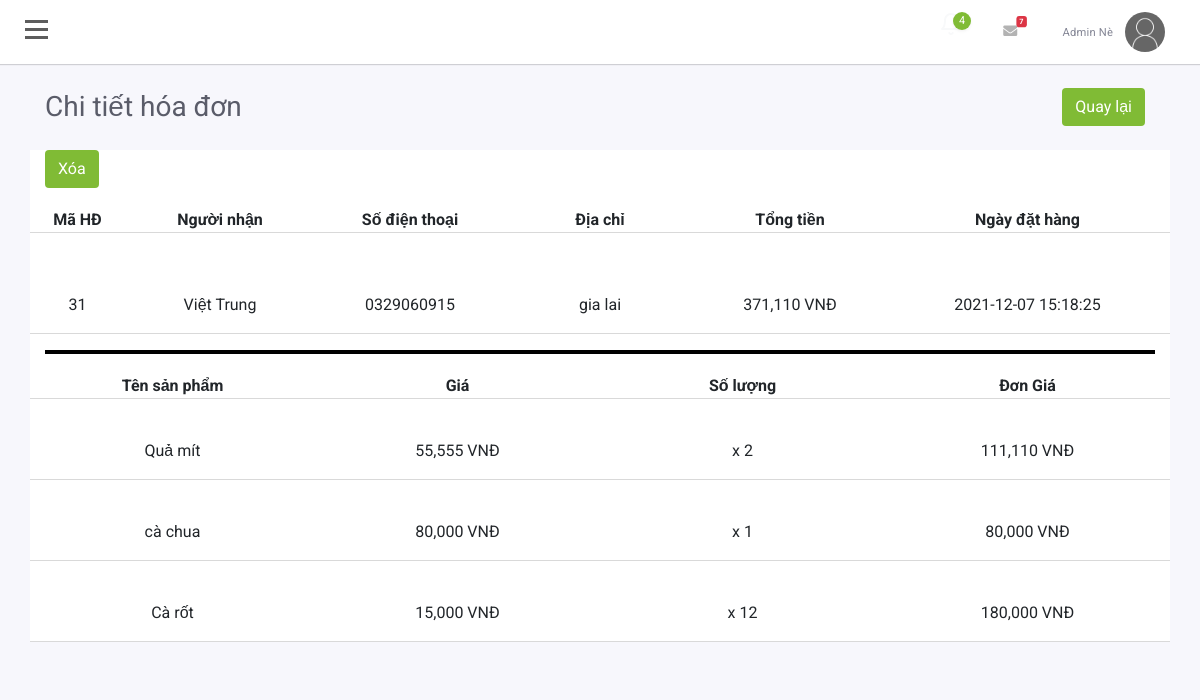
Page /Admin/index.php?mod=invoice&xuly=detail&id=31 (signed in) on the committed database.
### tables this page shows
CREATE TABLE `hoadon` (
  `MaHD` int(11) NOT NULL,
  `MaND` int(11) NOT NULL,
  `NguoiNhan` varchar(50) NOT NULL,
  `Email` varchar(50) NOT NULL,
  `SDT` varchar(20) NOT NULL,
  `DiaChi` varchar(100) NOT NULL,
  `TongTien` double NOT NULL,
  `TrangThai` int(11) NOT NULL,
  `NgayLap` datetime NOT NULL
);

CREATE TABLE `chitiethoadon` (
  `MaHD` int(11) NOT NULL,
  `MaSP` int(11) NOT NULL,
  `TenSP` varchar(50) NOT NULL,
  `Gia` double NOT NULL,
  `SoLuong` int(11) NOT NULL,
  `DonGia` double NOT NULL
);

### Admin/MVC/Controllers/InvoiceControl.php (called while the page is built, shortened)
<?php
require_once("MVC/Models/invoice.php");
class InvoiceControl
{
    var $invoice_model;
    public function __construct()
    {
        $this->invoice_model = new Invoice();
    }
    function detail()
    {
        $data_ct= $this->invoice_model->chitiethoadon($_GET['id']);
        $data_hd = $this->invoice_model->hoadon($_GET['id']);
        require_once("MVC/Views/index.php");
    }
}
?>

### Admin/MVC/Models/Connection.php (called while the page is built, shortened)
<?php
    class Connection{
        function __construct()
        {
            $severname ="localhost";
            $username ="root";
            $password ="";
            $db_name ="shopraucu";
            $this->conn = new mysqli($severname,$username,$password,$db_name);
        }
    }
?>

### Admin/MVC/Models/model.php (called while the page is built, shortened)
<?php
require_once("Connection.php");
class Model
{
    function __construct()
    {
        $conn_obj = new Connection();
        $this->conn = $conn_obj->conn;
    }
}

### Admin/MVC/Models/invoice.php (called while the page is built, shortened)
<?php
require_once("model.php");
class Invoice extends Model
{
    function chitiethoadon($id){
        $query = "SELECT * from chitiethoadon where MaHD = $id ";
        require("result.php");
        return $data;
    }
    function hoadon($id){
        $query =  "SELECT * from hoadon WHERE MaHD = $id";
        $result = $this->conn->query($query);
        $data = mysqli_fetch_array($result);
        return $data;
    }
}

### Admin/MVC/Models/result.php (called while the page is built)
<?php
$result = $this->conn->query($query);
$data = array();
while ($row = $result->fetch_assoc()) {
    $data[] = $row;
}
?>

### Admin/MVC/Views/invoice/detail.php (the view, shortened to what this page needs)
<div class="container">
                            <div class="row">
                                <div class="col-md-12 mt-lg-4 mt-4">
                                    <div class="d-sm-flex align-items-center justify-content-between mb-4">
                                        <h1 class="h3 mb-0 text-gray-800">Chi tiết hóa đơn</h1>
                                        <a class="btn" href="?mod=invoice" style="float: right;color:#fff;" >Quay lại</a>
                                    </div>
                                </div>
                            </div>
                        </div>
                        <div class="container"  style="background-color: #fff;">
                            <div class="row">
                                <div class="col-md-12">
                                   <a href="?mod=invoice&xuly=delete&id=<?= $data_hd['MaHD'] ?>" title="" class="btn" onclick="return confirm('Bạn có chắc chắn không?');" >Xóa</a>
                                </div>
                            </div>
                            <div class="row row1">
                                <div class="col-md-1">
                                    <b>Mã HĐ</b>
                                </div>
                                <div class="col-md-2">
                                    <b>Người nhận</b>
                                </div>
                                <div class="col-md-2">
                                    <b>Số điện thoại</b>
                                </div>
                                <div class="col-md-2">
                                    <b>Địa chỉ</b>
                                </div>
                                <div class="col-md-2">
                                    <b>Tổng tiền</b>
                                </div>
                                <div class="col-md-3">
                                    <b>Ngày đặt hàng</b>
                                </div>
                            </div>
                            <div class="row row2">
                                <div class="col-md-1">
                                    <p class="cap_gh"><?= $data_hd['MaHD'] ?></p>
                                </div>
                                <div class="col-md-2">
                                    <p class="cap_gh"><?= $data_hd['NguoiNhan'] ?></p>
                                </div>
                                <div class="col-md-2">
                                    <p class="cap_gh"><?= $data_hd['SDT'] ?></p>
                                </div>
                                <div class="col-md-2">
                                    <p class="cap_gh"><?= $data_hd['DiaChi'] ?></p>
                                </div>
                                <div class="col-md-2">
                                    <p class="cap_gh"><?= number_format($data_hd['TongTien']) ?> VNĐ</p>
                                </div>
                                <div class="col-md-3">
                                    <p class="cap_gh"><?= $data_hd['NgayLap'] ?></p>
                                </div>
                            </div>
                            <hr class="hror">
                            <div class="row row1">
                                <div class="col-md-3">
                                    <b>Tên sản phẩm</b>
                                </div>
                                <div class="col-md-3">
                                    <b>Giá</b>
                                </div>
                                <div class="col-md-3">
                                    <b>Số lượng</b>
                                </div>
                                <div class="col-md-3">
                                    <b>Đơn Giá</b>
                                </div>
                            </div>
                            <?php foreach($data_ct as $row) : ?>
                                <div class="row row3">
                                    <div class="col-md-3">
                                        <p class="cap_gh"><?= $row['TenSP'] ?></p>
                                    </div>
                                    <div class="col-md-3">
                                        <p class="cap_gh"><?= number_format($row['Gia']) ?> VNĐ</p>
                                    </div>
                                    <div class="col-md-3">
                                         <p class="cap_gh">x <?= $row['SoLuong'] ?></p>
                                    </div>
                                    <div class="col-md-3">
                                         <p class="cap_gh"><?= number_format($row['DonGia']) ?> VNĐ</p>
                                    </div>
                                </div>
                            <?php endforeach; ?>
                        </div>
                        <div class="container-fluid" style="background-color: #f7f7fc;height: 30px" ></div>

### Admin/public/js/admin.css (style rules this page uses)
body { position: relative; overflow-x:hidden; background: #f7f7fc; font-family: 'Roboto', sans-serif; }
body, html { height: 100%; }
.text-gray-800 { color: #5a5c69!important; font-size: 1.75rem; font-weight: 400; line-height: 1.2; }
a { margin-right: 10px; }
a { color: #fff; }
.row1,.row2 { margin-top: 20px; text-align: center; border-bottom: 1px solid #d9d9d9; }
.row3 { text-align: center; border-bottom: 1px solid #d9d9d9; }
.cap_gh { padding-top: 40px; text-align: center; }
.btn { text-decoration: none; color: #fff; background-color: #80bb35; }
.hror { border: 2px solid #000; }

### rows in the picture
hoadon: MaHD "31", NguoiNhan "Việt Trung", SDT "0329060915", DiaChi "gia lai", TongTien "371,110", NgayLap "2021-12-07 15:18:25"
chitiethoadon: TenSP "Quả mít", Gia "55,555", SoLuong "2", DonGia "111,110"
chitiethoadon: TenSP "cà chua", Gia "80,000", SoLuong "1", DonGia "80,000"
chitiethoadon: TenSP "Cà rốt", Gia "15,000", SoLuong "12", DonGia "180,000"

### other values in the picture
$_SESSION['login']['Ho'] "Admin"
$_SESSION['login']['Ten'] "Nè"
